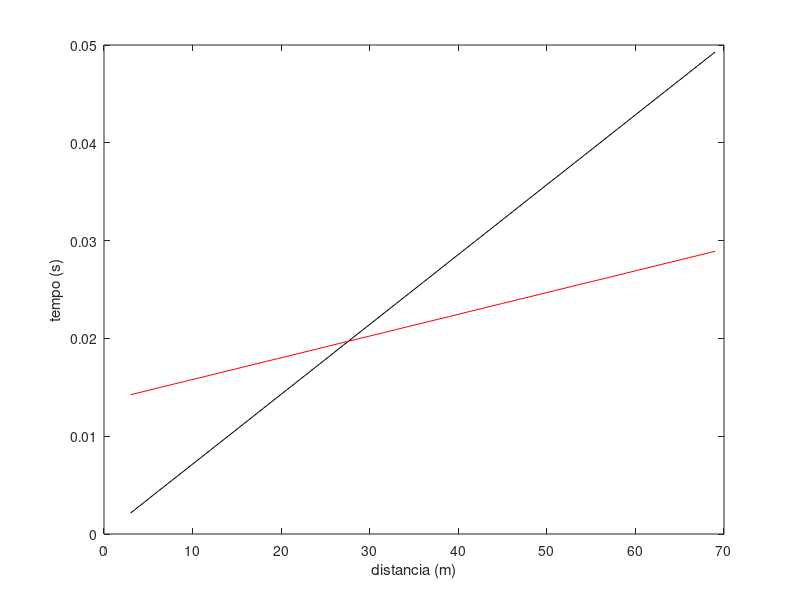
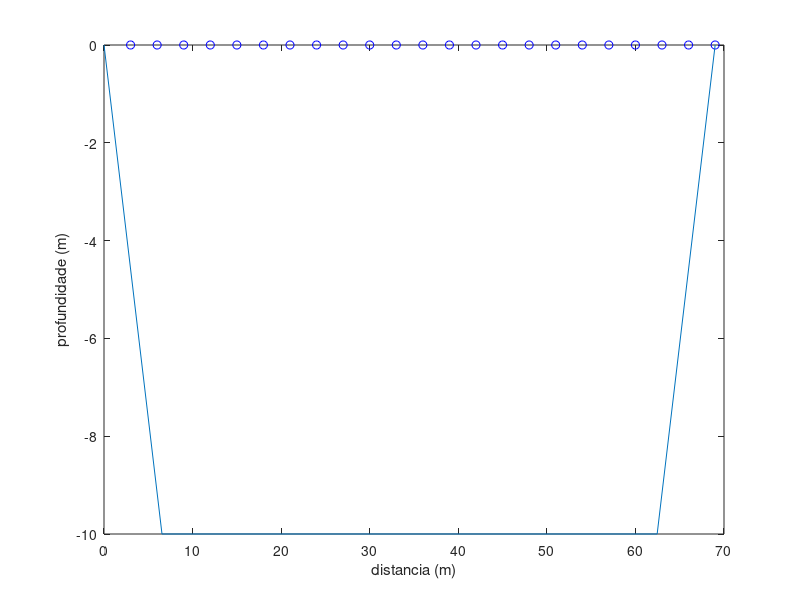

Source code (MATLAB) for these figures, in order:
% Problemas Diretos e Inversos em Geofísica - Conceitos Basicos e Aplicacoes
% Prof. Giuliano Marotta - SIS/IG/UnB - marotta@unb.br
% Parte V: Exercicio 01
% ---------------------------------------------------------------------
% Sismica de refracao de 2 camadas horizontais
% Condicao: V1<V2

%% Equacao do tempo de percurso
% t = ((2*h1*(V2^2-V1^2)^0.5)/(V2*V1))+(x/V2)

%% Estimativa de espessura (h1)
% ti = intercept time axis
% if x = 0 m
% ti = 2*h1*((V2^2-V1^2)^0.5/(V2*V1))
% h1 = (ti/2)*((V2*V1)/(V2^2-V1^2)^0.5)

%% Estimativa da distancia critica (xcr)
% xcr = (2*h1)*((V2/V1)^2-1)^0.5

%% ---------------------------------------------------------------------
close all
clear all
clc

% Funcao para solucao do problema inverso
function [ti, S, dpti, dpS] = invV(d, G, W)
    m = (G'*W*G)^-1*(G'*W*d);
    e = G*m-d;
    M = length(G(:,1));
    N = length(G(1,:));
    VarPos = e'*W*e/(M-N);
    Varm = VarPos.*(G'*W*G)^-1;
    dpm = diag(Varm).^0.5;
    ti = m(1,1);
    dpti = dpm(1,1);
    S = m(2,1);
    dpS =dpm(2,1);
end

% Abrir arquivo de dados
Dados = importdata('DadosRefracao2V.txt');
x = Dados.data(:,1); % Distância dos receptores, em metros
td = Dados.data(:,2)/1000; % Tempo registrado para a onda direta, em segundos
tr = Dados.data(:,3)/1000; % Tempo registrado para a onda refratada, em segundos

% Plota dados
figure()
plot(x,td,'k')
hold on
plot(x,tr,'r')
xlabel('distancia (m)')
ylabel('tempo (s)')

% Inversao
% funcao: t = ti+Sx
% t = d; G = [1 x0; ...] m = [ti, S]
% ti = tempo de interceptacao da onda retratada em x = 0;
% S = 1/V = vagarosidade

% Estimativa de ti e S1 envolvendo onda direta
G = [ones(length(x),1) x];
d = td;
W = eye(length(d),length(d));
[tid, S1, dptid, dpS1] = invV(d, G, W);

% Estimativa de ti e S2 envolvendo onda refratada
G = [ones(length(x),1) x];
d = tr;
[tir, S2, dptir, dpS2] = invV(d, G, W);

% Calculo das velocidades das camadas 1 e 2
V1 = 1/S1;
V2 = 1/S2;

 % Propagacao de variancias
VarV1 = ((-1/S1^2)*dpS1)^2;
dpV1 = VarV1^0.5
VarV2 = ((-1/S2^2)*dpS2)^2;
dpV2 = VarV2^0.5

% h1 = (ti/2)*((V2*V1)/(V2^2-V1^2)^0.5)
% Jacobiana J1 = (dh1/dti) J2 = (dh1/dV1) J3 = (dh1/dV2)
J1 =  (V1*V2)/(2*sqrt(V2^2-V1^2));
J2 = ((V1^2*V2*tir)/(2*(V2^2-V1^2)^(3/2)))+(V2*tir/(2*sqrt(V2^2-V1^2)));
J3 =-((V1*V2^2*tir)/(2*(V2^2-V1^2)^(3/2)))+(V1*tir/(2*sqrt(V2^2-V1^2)));
% Varh1 = (dh1/dti)^2*varti+(dh1/dV1)^2*varV1+(dh1/dV2)^2*varV2
Varh1 = J1^2*dptir^2 + J2^2*dpV1^2 + J3^2*dpV2^2;
dph1 = Varh1^0.5
dptir

% Calculo da espessura da primeira camada
h1 = (tir/2)*((V2*V1)/(V2^2-V1^2)^0.5)

% Calculo da distancia critica
xcr1 = (2*h1)/((V2/V1)^2-1)^0.5;

% plota resultados
figure()
xc1 = [0,0;xcr1,-h1;x(end)-xcr1,-h1; x(end) 0];
plot(x(:,1), zeros(length(x),1),'ob')
hold on
plot(xc1(:,1),xc1(:,2))
xlabel('distancia (m)')
ylabel('profundidade (m)')


